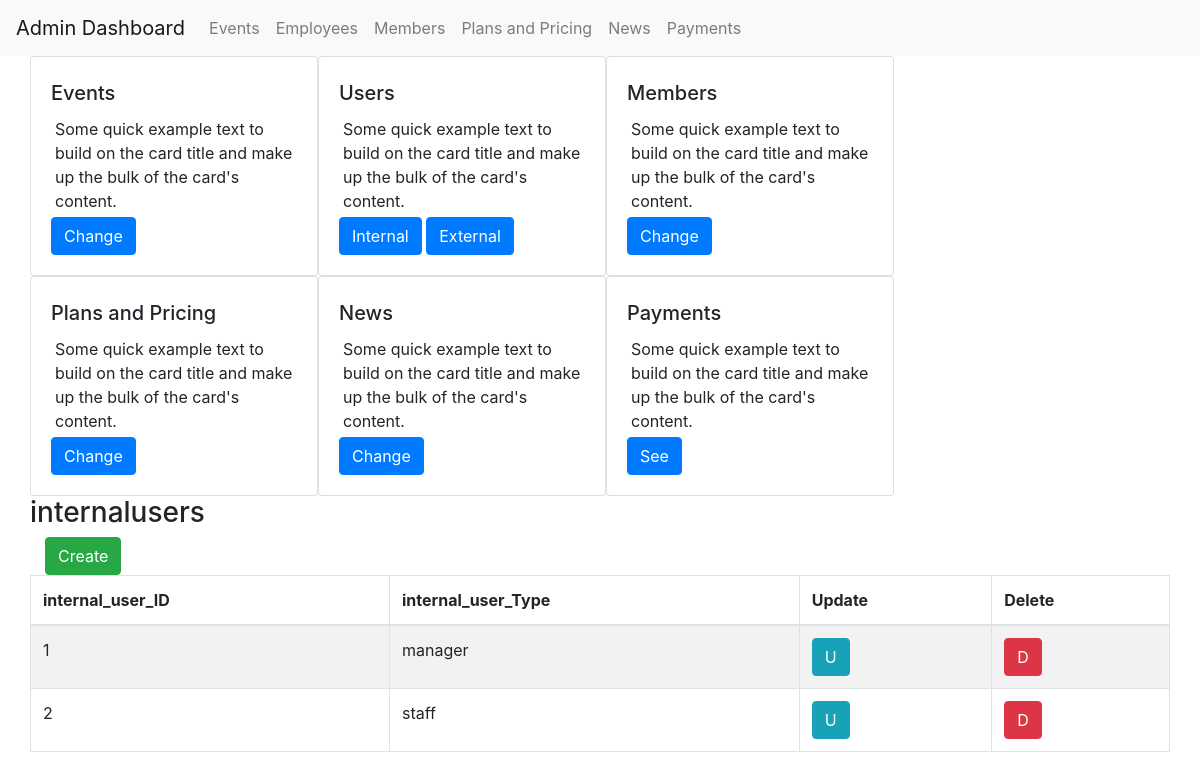
Page /admin.php?tableName=internalusers on the committed database.
### tables this page shows
CREATE TABLE `internalusers` (
  `internal_user_ID` int(3) NOT NULL COMMENT 'userType used in the other tables to identify all users type & associate privileges',
  `internal_user_Type` enum('manager','staff') NOT NULL
);

### resources/admin/CRUD/CRUD.php (called while the page is built, shortened)
<?php
class CRUD{
    public static function getColumns($tablename){
        $pdo = Database::connect();
        $sql = "SHOW COLUMNS FROM $tablename";
        $ar = array();
        foreach ($pdo->query($sql) as $row) {
            array_push($ar,$row['Field']);
        }
        return $ar;
    }
    public static function getRows($tablename){
        $pdo = Database::connect();
        $sql = "SELECT * FROM $tablename";
        return $pdo->query($sql);
    }
}

### public_html/admin.php (the view, shortened to what this page needs)
<?php
require_once(__ROOT__.'/resources/admin/adminHeader.php');
require_once (__ROOT__.'/resources/admin/CRUD/CRUD.php');
function validatedTableName(){
    if (isset($_GET['tableName'])) {
        $tableName = $_GET["tableName"];
        $validTableNames = array("activities",
            "administrative",
            "internalusers",
            "externalusers",
            "events",
            "images",
            "members",
            "monthly_fees",
            "news",
            "payments_2018",
        );
        if (in_array($tableName, $validTableNames)) {
            return $tableName;
        } else {
            die("Table name not valid");
        }
    }
}
$tableName = validatedTableName();
?>
    <div class="container">
        <div class="row">
            <div class="card" style="width: 18rem;">
                <div class="card-body">
                    <h5 class="card-title">Events</h5>
                    <p class="card-text">Some quick example text to build on the card title and make up the bulk of the card's content.</p>
                    <a href="./admin.php?tableName=events" class="btn btn-primary">Change</a>
                </div>
            </div>
            <div class="card" style="width: 18rem;">
                <div class="card-body">
                    <h5 class="card-title">Users</h5>
                    <p class="card-text">Some quick example text to build on the card title and make up the bulk of the card's content.</p>
                    <a href="./admin.php?tableName=internalusers" class="btn btn-primary">Internal</a>
                    <a href="./admin.php?tableName=externalusers" class="btn btn-primary">External</a>
                </div>
            </div>
            <div class="card" style="width: 18rem;">
                <div class="card-body">
                    <h5 class="card-title">Members</h5>
                    <p class="card-text">Some quick example text to build on the card title and make up the bulk of the card's content.</p>
                    <a href="./admin.php?tableName=members" class="btn btn-primary">Change</a>
                </div>
            </div>
            <div class="card" style="width: 18rem;">
                <div class="card-body">
                    <h5 class="card-title">Plans and Pricing</h5>
                    <p class="card-text">Some quick example text to build on the card title and make up the bulk of the card's content.</p>
                    <a href="./admin.php?tableName=monthly_fees" class="btn btn-primary">Change</a>
                </div>
            </div>
            <div class="card" style="width: 18rem;">
                <div class="card-body">
                    <h5 class="card-title">News</h5>
                    <p class="card-text">Some quick example text to build on the card title and make up the bulk of the card's content.</p>
                    <a href="./admin.php?tableName=news" class="btn btn-primary">Change</a>
                </div>
            </div>
            <div class="card" style="width: 18rem;">
                <div class="card-body">
                    <h5 class="card-title">Payments</h5>
                    <p class="card-text">Some quick example text to build on the card title and make up the bulk of the card's content.</p>
                    <a href="./admin.php?tableName=payments_2018" class="btn btn-primary">See</a>
                </div>
            </div>
        </div>
    </div>
    <div class="container">
    <?php
    if ($tableName != null){
    echo '
         <div class="row">
            <h3>'.$tableName.'</h3>
        </div>
        <button type="button" class="btn btn-success">Create</button>
        <div class="row">
            <table class="table table-striped table-bordered">
                <thead>
                    <tr>
        ';
        $columns = CRUD::getColumns($tableName);
        foreach ($columns as $column){
            echo "
            <th>$column</th>
            ";
        }
        echo "<th>Update</th><th>Delete</th>
                    </tr>
                </thead>
                <tbody>
                    ";
                        $rows = CRUD::getRows($tableName);
                        foreach ($rows as $row){
                            echo "<tr>";
                            foreach ($columns as $column){
                                echo "<td>$row[$column]</td>";
                            }
                            echo "<td><button type=\"button\" class=\"btn btn-info\">U</button></td>";
                            echo "<td><button type=\"button\" class=\"btn btn-danger\">D</button></td>";
                            echo "</tr>";
                        }
                echo "</tbody>
        ";
    }
    ?>
        </table>
    </div>

### public_html/styles.css (style rules this page uses)
html, body { height:100%; }
p { margin: 4px; }
.card-title { margin-top: 1.6%; }

### rows in the picture
internalusers: internal_user_ID "1", internal_user_Type "manager"
internalusers: internal_user_ID "2", internal_user_Type "staff"

### other values in the picture
$tableName "internalusers"
$column "internal_user_ID"
$column "internal_user_Type"
